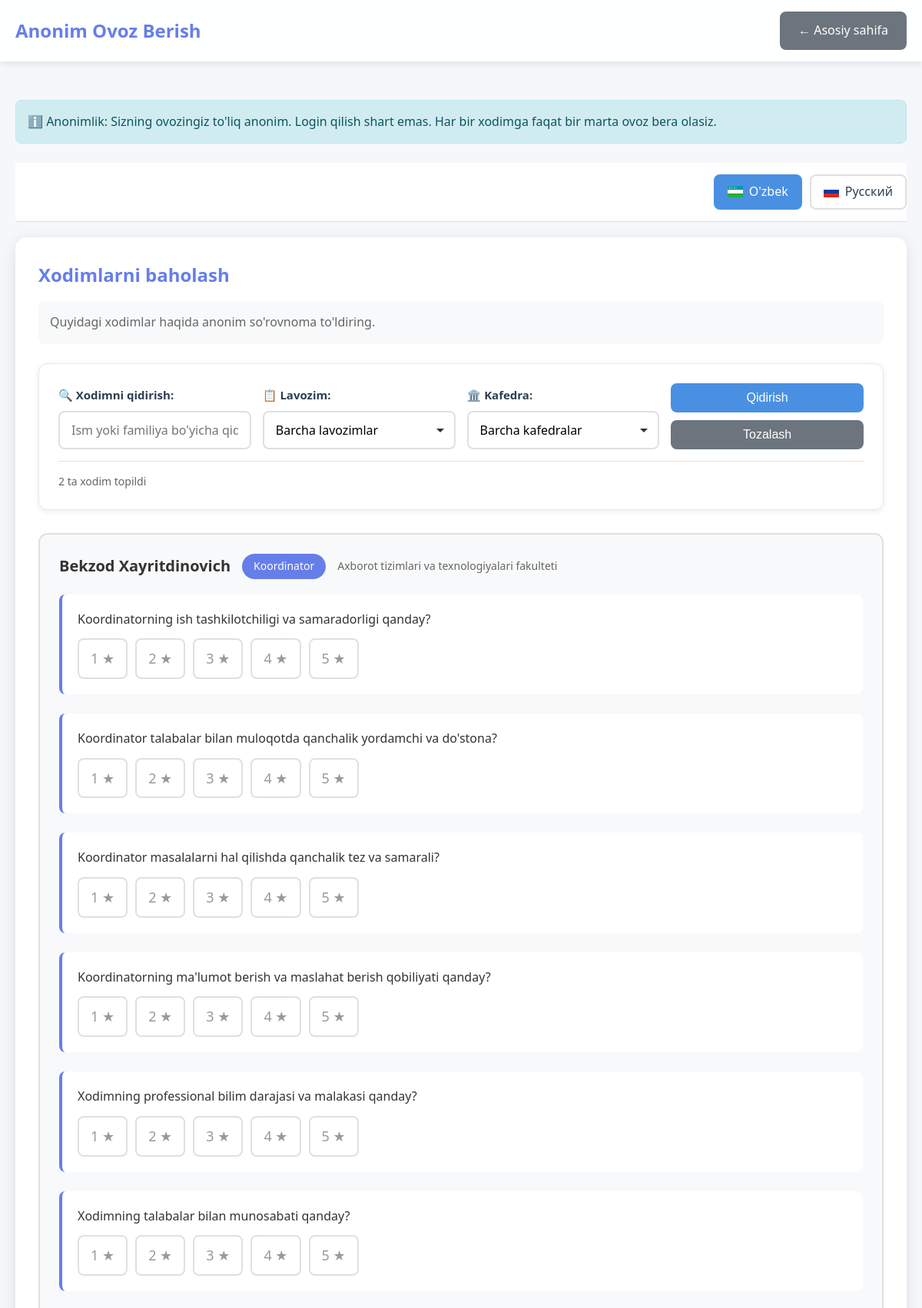
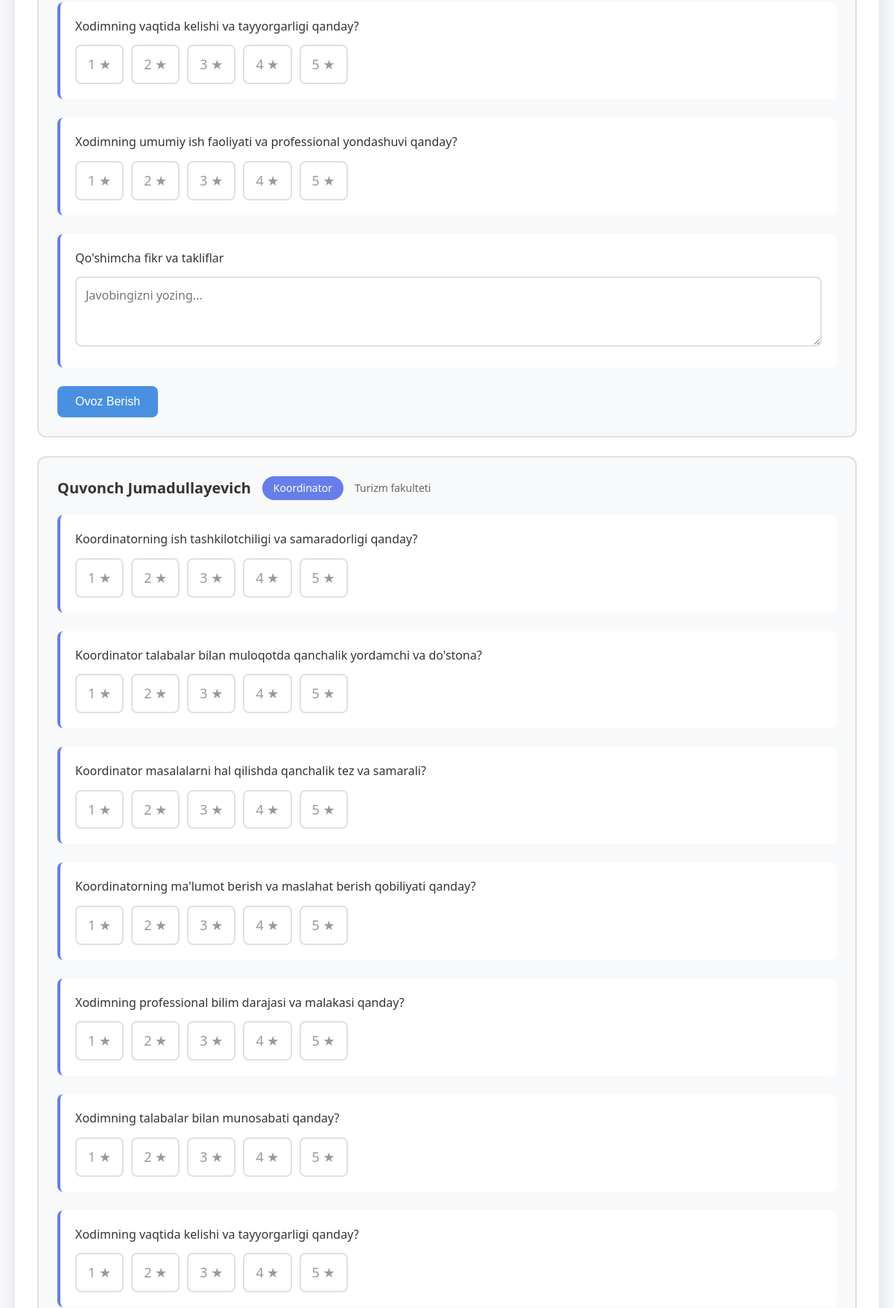
/anonymous.php (upper part), run on the app's committed database (2 pictures, top to bottom).
### tables this page shows
CREATE TABLE employees (
    id INT PRIMARY KEY AUTO_INCREMENT,
    full_name VARCHAR(100) NOT NULL,
    position ENUM('teacher', 'dean', 'coordinator') NOT NULL,
    department_uz VARCHAR(100) NULL COMMENT 'Kafedra nomi (Uzbek)',
    department_ru VARCHAR(100) NULL COMMENT 'Kafedra nomi (Russian)',
    created_at TIMESTAMP DEFAULT CURRENT_TIMESTAMP
);

CREATE TABLE questions (
    id INT PRIMARY KEY AUTO_INCREMENT,
    question_text TEXT NULL COMMENT 'Eski format (backup)',
    question_text_uz TEXT NOT NULL COMMENT 'Savol matni (Uzbek)',
    question_text_ru TEXT NULL COMMENT 'Savol matni (Russian)',
    question_type ENUM('rating', 'text') DEFAULT 'rating',
    position_type ENUM('teacher', 'dean', 'coordinator', 'all') DEFAULT 'all',
    created_at TIMESTAMP DEFAULT CURRENT_TIMESTAMP
);

### includes/functions.php (called while the page is built, shortened)
<?php
function getPositionName($position) {
    $positions = [
        'teacher' => 'O\'qituvchi',
        'dean' => 'Dekan',
        'coordinator' => 'Koordinator'
    ];
    return $positions[$position] ?? $position;
}
function getQuestionText($question, $lang = 'uz') {
    return $question['question_text_uz'] ?? $question['question_text'] ?? '';
}
function getUserLanguage() {
    return $_SESSION['language'] ?? 'uz';
}
function t($key, $lang = null) {
    if ($lang === null) {
        $lang = getUserLanguage();
    }
    $translationFile = __DIR__ . '/translations/' . $lang . '.php';
    if (file_exists($translationFile)) {
        $translations = require $translationFile;
        return $translations[$key] ?? $key;
    }
    return $key;
}
function getFlagSvg($lang) {
    $flagPath = __DIR__ . '/../assets/images/flags/' . $lang . '.svg';
    if (file_exists($flagPath)) {
        return file_get_contents($flagPath);
    }
    return '';
}
?>

### includes/translations/uz.php (called while the page is built)
<?php
return [
    'site_title' => 'Anonim So\'rovnoma Platformasi',
    'site_subtitle' => 'O\'qituvchilar, dekanlar va koordinatorlar haqida fikringizni bildiring',
    'anonymous_vote' => 'Anonim Ovoz Berish',
    'anonymous_vote_desc' => 'Xodimlar haqida anonim so\'rovnoma to\'ldiring. Login qilish shart emas.',
    'vote_button' => 'Ovoz Berish',
    'login' => 'Tizimga Kirish',
    'login_desc' => 'Talaba yoki admin hisobi bilan tizimga kiring va batafsil so\'rovnoma to\'ldiring.',
    'login_button' => 'Kirish',
    'how_it_works' => 'Qanday Ishlaydi?',
    'step1_title' => '1. Anonim Ovoz Berish',
    'step1_desc' => 'Login qilmasdan, to\'g\'ridan-to\'g\'ri xodimlarni baholash. Sizning shaxsingiz aniq qilinmaydi.',
    'step2_title' => '2. Tizimga Kirish',
    'step2_desc' => 'Talaba hisobi bilan kirib, batafsil so\'rovnoma to\'ldiring. Har bir xodimga bir marta javob bera olasiz.',
    'step3_title' => '3. Admin Panel',
    'step3_desc' => 'Adminlar natijalarni ko\'rish va boshqarish uchun alohida sahifadan kirishadi.',
    'home_page' => 'Asosiy sahifa',
    'rate_employees' => 'Xodimlarni baholash',
    'rate_employees_desc' => 'Quyidagi xodimlar haqida anonim so\'rovnoma to\'ldiring.',
    'search_employee' => 'Xodimni qidirish:',
    'search_placeholder' => 'Ism yoki familiya bo\'yicha qidiring...',
    'position' => 'Lavozim:',
    'all_positions' => 'Barcha lavozimlar',
    'teacher' => 'O\'qituvchi',
    'dean' => 'Dekan',
    'coordinator' => 'Koordinator',
    'department' => 'Kafedra:',
    'all_departments' => 'Barcha kafedralar',
    'clear' => 'Tozalash',
    'search' => 'Qidirish',
    'employees_found' => 'ta xodim topildi',
    'anonymity_info' => 'ℹ️ Anonimlik: Sizning ovozingiz to\'liq anonim. Login qilish shart emas. Har bir xodimga faqat bir marta ovoz bera olasiz.',
    'admin_login' => 'Adminmisiz?',
    'admin_panel' => 'Admin paneliga kirish',
    'language' => 'Til',
    'submit' => 'Topshirish',
    'vote_submit' => 'Ovoz Berish',
    'already_voted' => 'Siz bu xodimga allaqachon ovoz bergansiz!',
    'vote_success' => 'Ovozingiz muvaffaqiyatli qabul qilindi! Rahmat!',
    'no_employees' => 'Hozircha xodimlar ro\'yxati bo\'sh.',
    'no_results' => 'Hech qanday xodim topilmadi. Filtrlarni o\'zgartiring.',
];

### anonymous.php (the view, shortened to what this page needs)
<?php
require_once 'config/database.php';
require_once 'includes/functions.php';
$conn = getDBConnection();
$employees_query = "SELECT id, full_name, position, department_uz, department_ru FROM employees ORDER BY position, full_name";
$employees_result = $conn->query($employees_query);
$employees = $employees_result->fetchAll();
$current_lang = getUserLanguage();
$questions_query = "SELECT id, question_text, question_text_uz, question_text_ru, question_type, position_type FROM questions ORDER BY position_type, id";
$questions_result = $conn->query($questions_query);
$questions = $questions_result->fetchAll();
$session_key = 'anonymous_votes';
?>
<!DOCTYPE html>
<html lang="uz">
<head>
    <link rel="stylesheet" href="assets/css/style.css">
</head>
<body>
    <div class="header">
        <div class="container">
            <h1><?php echo t('anonymous_vote'); ?></h1>
            <div class="user-info">
                <a href="index.php" class="btn btn-secondary">← <?php echo t('home_page'); ?></a>
            </div>
        </div>
    </div>
    <div class="container">
        <div class="anonymous-info">
            <div class="alert alert-info">
                <?php echo t('anonymity_info'); ?>
            </div>
        </div>
        <div class="language-selector-top">
            <div class="lang-switcher">
                <a href="?lang=uz" class="lang-option <?php echo $current_lang === 'uz' ? 'active' : ''; ?>">
                    <span class="flag-icon"><?php echo getFlagSvg('uz'); ?></span>
                    <span>O'zbek</span>
                </a>
                <a href="?lang=ru" class="lang-option <?php echo $current_lang === 'ru' ? 'active' : ''; ?>">
                    <span class="flag-icon"><?php echo getFlagSvg('ru'); ?></span>
                    <span>Русский</span>
                </a>
            </div>
        </div>
        <div class="survey-section">
            <h2><?php echo t('rate_employees'); ?></h2>
            <p class="info-text"><?php echo t('rate_employees_desc'); ?></p>
            <div class="filter-panel">
                <div class="filter-row">
                    <div class="filter-group">
                        <label for="search-input">🔍 <?php echo t('search_employee'); ?></label>
                        <input type="text" id="search-input" class="form-control" placeholder="<?php echo t('search_placeholder'); ?>">
                    </div>
                    <div class="filter-group">
                        <label for="position-filter">📋 <?php echo t('position'); ?></label>
                        <select id="position-filter" class="form-control">
                            <option value=""><?php echo t('all_positions'); ?></option>
                        </select>
                    </div>
                    <div class="filter-group">
                        <label for="department-filter">🏛️ <?php echo t('department'); ?></label>
                        <select id="department-filter" class="form-control">
                            <option value=""><?php echo t('all_departments'); ?></option>
                        </select>
                    </div>
                    <div class="filter-group filter-buttons">
                        <button type="button" id="search-btn" class="btn btn-primary"><?php echo t('search'); ?></button>
                        <button type="button" id="clear-filters" class="btn btn-secondary"><?php echo t('clear'); ?></button>
                    </div>
                </div>
                <div class="filter-results">
                    <span id="results-count"><?php echo count($employees); ?> <?php echo t('employees_found'); ?></span>
                </div>
            </div>
            <?php if (count($employees) > 0): ?>
                <?php foreach ($employees as $employee): ?>
                    <?php
                    $is_voted = in_array($employee['id'], $_SESSION[$session_key] ?? []);
                    ?>
                    <div class="employee-card <?php echo $is_voted ? 'submitted' : ''; ?>"
                         data-name="<?php echo htmlspecialchars(strtolower($employee['full_name'])); ?>"
                         data-position="<?php echo htmlspecialchars($employee['position']); ?>"
                         data-department="<?php echo htmlspecialchars($employee['department_uz'] ?? ''); ?>">
                        <div class="employee-header">
                            <h3><?php echo htmlspecialchars($employee['full_name']); ?></h3>
                            <span class="position-badge"><?php echo getPositionName($employee['position']); ?></span>
                            <?php if ($employee['department_uz']): ?>
                                <span class="department"><?php echo htmlspecialchars($employee['department_uz']); ?></span>
                            <?php endif; ?>
                        </div>
                        <?php if (!$is_voted): ?>
                            <form method="POST" class="survey-form">
                                <?php foreach ($questions as $question): ?>
                                    <?php
                                    if ($question['position_type'] !== 'all' && $question['position_type'] !== $employee['position']) {
                                        continue;
                                    }
                                    ?>
                                    <div class="question-group">
                                        <label class="question-label">
                                            <?php echo htmlspecialchars(getQuestionText($question, $current_lang)); ?>
                                        </label>
                                        <?php if ($question['question_type'] === 'rating'): ?>
                                            <div class="rating-group">
                                                <?php for ($i = 1; $i <= 5; $i++): ?>
                                                    <label class="rating-option">
                                                        <span class="star"><?php echo $i; ?> ★</span>
                                                    </label>
                                                <?php endfor; ?>
                                            </div>
                                        <?php else: ?>
                                            <textarea name="question_<?php echo $question['id']; ?>" rows="3" class="form-control" placeholder="Javobingizni yozing..."></textarea>
                                        <?php endif; ?>
                                    </div>
                                <?php endforeach; ?>
                                <button type="submit" class="btn btn-primary"><?php echo t('vote_submit'); ?></button>
                            </form>
                        <?php endif; ?>
                    </div>
                <?php endforeach; ?>
            <?php else: ?>
                <div class="alert alert-info"><?php echo t('no_employees'); ?></div>
            <?php endif; ?>
        </div>
    </div>
</body>
</html>

### assets/css/style.css (style rules this page uses)
* { margin: 0; padding: 0; box-sizing: border-box; }
body { font-family: "Segoe UI", Tahoma, Geneva, Verdana, sans-serif; background: #f5f7fa; min-height: 100vh; color: #2c3e50; line-height: 1.6; }
.container { max-width: 1200px; margin: 0 auto; padding: 20px; }
.header { background: rgba(255, 255, 255, 0.95); box-shadow: 0 2px 10px rgba(0, 0, 0, 0.1); margin-bottom: 30px; }
.header .container { display: flex; justify-content: space-between; align-items: center; padding: 15px 20px; }
.header h1 { color: #667eea; font-size: 24px; }
.user-info { display: flex; gap: 10px; align-items: center; }
.form-control { width: 100%; padding: 12px; border: 2px solid #e0e0e0; border-radius: 8px; font-size: 16px; font-family: inherit; }
.btn { padding: 12px 24px; border: none; border-radius: 8px; font-size: 16px; cursor: pointer; text-decoration: none; display: inline-block; transition: all 0.3s; font-weight: 500; }
.btn-primary { background: #4a90e2; color: white; border: none; }
.btn-secondary { background: #6c757d; color: white; }
.alert { padding: 15px; border-radius: 8px; margin-bottom: 20px; }
.alert-info { background: #d1ecf1; color: #0c5460; border: 1px solid #bee5eb; }
.survey-section { background: white; border-radius: 15px; padding: 30px; box-shadow: 0 5px 20px rgba(0, 0, 0, 0.1); }
.survey-section h2 { color: #667eea; margin-bottom: 15px; }
.info-text { color: #666; margin-bottom: 25px; padding: 15px; background: #f8f9fa; border-radius: 8px; }
.employee-card { background: #f8f9fa; border-radius: 12px; padding: 25px; margin-bottom: 25px; border: 2px solid #e0e0e0; transition: all 0.3s; }
.employee-header { display: flex; align-items: center; gap: 15px; margin-bottom: 20px; flex-wrap: wrap; }
.employee-header h3 { color: #333; font-size: 20px; }
.position-badge { background: #667eea; color: white; padding: 5px 15px; border-radius: 20px; font-size: 14px; font-weight: 500; }
.department { color: #666; font-size: 14px; }
.question-group { margin-bottom: 25px; padding: 20px; background: white; border-radius: 8px; border-left: 4px solid #667eea; }
.question-label { display: block; font-weight: 500; color: #333; margin-bottom: 12px; font-size: 16px; }
.rating-group { display: flex; gap: 10px; flex-wrap: wrap; }
.rating-option { cursor: pointer; padding: 10px 15px; border: 2px solid #e0e0e0; border-radius: 8px; transition: all 0.3s; background: white; }
.star { font-size: 18px; color: #999; }
.anonymous-info { margin-bottom: 25px; }
.filter-panel { background: white; border-radius: 12px; padding: 25px; margin-bottom: 30px; box-shadow: 0 2px 8px rgba(0, 0, 0, 0.08); border: 1px solid #e8e8e8; }
.filter-row { display: flex; gap: 15px; flex-wrap: wrap; align-items: flex-end; margin-bottom: 15px; }
.filter-group { flex: 1; min-width: 200px; }
.filter-group label { display: block; margin-bottom: 10px; color: #2c3e50; font-weight: 600; font-size: 15px; line-height: 1.4; }
.filter-group input[type="text"] { width: 100%; padding: 12px 15px; border: 2px solid #e0e0e0; border-radius: 8px; font-size: 16px; transition: border-color 0.3s; background: white; }
.filter-group select { width: 100%; padding: 12px 15px; padding-right: 35px; border: 2px solid #e0e0e0; border-radius: 8px; font-size: 16px; transition: border-color 0.3s; background: white; -webkit-appearance: none; -moz-appearance: none; appearance: none; background-repeat: no-repeat; background-position: right 12px center; background-size: 12px; cursor: pointer; }
.filter-group button { padding: 10px 15px; }
.filter-buttons { display: flex; gap: 10px; flex-direction: column; }
.filter-buttons button { width: 100%; }
.filter-results { padding-top: 15px; border-top: 1px solid #e0e0e0; color: #666; font-size: 14px; font-weight: 500; }
.language-selector-top { background: white; padding: 15px 0; border-bottom: 1px solid #e0e0e0; margin-bottom: 20px; }
.lang-switcher { display: flex; gap: 10px; justify-content: flex-end; align-items: center; }
.lang-option { display: flex; align-items: center; gap: 8px; padding: 8px 16px; border-radius: 8px; text-decoration: none; color: #2c3e50; border: 2px solid #e0e0e0; transition: all 0.3s; background: white; }
.lang-option.active { background: #4a90e2; color: white; border-color: #4a90e2; }
.flag-icon { display: inline-flex; width: 20px; height: 15px; align-items: center; justify-content: center; }
.flag-icon svg { width: 100%; height: 100%; object-fit: cover; }

### data on the page
employees: full_name "Bekzod Xayritdinovich", position "Koordinator", department_uz "Axborot tizimlari va texnologiyalari fakulteti"
questions: question_text_uz "Koordinatorning ish tashkilotchiligi va samaradorligi qanday?", question_type "rating" (drawn)
questions: question_text_uz "Koordinator talabalar bilan muloqotda qanchalik yordamchi va do'stona?", question_type "rating" (drawn)
questions: question_text_uz "Koordinator masalalarni hal qilishda qanchalik tez va samarali?", question_type "rating" (drawn)
questions: question_text_uz "Koordinatorning ma'lumot berish va maslahat berish qobiliyati qanday?", question_type "rating" (drawn)
questions: question_text_uz "Xodimning professional bilim darajasi va malakasi qanday?", question_type "rating" (drawn)
questions: question_text_uz "Xodimning talabalar bilan munosabati qanday?", question_type "rating" (drawn)
questions: question_text_uz "Xodimning vaqtida kelishi va tayyorgarligi qanday?", question_type "rating" (drawn)
questions: question_text_uz "Xodimning umumiy ish faoliyati va professional yondashuvi qanday?", question_type "rating" (drawn)
questions: question_text_uz "Qo'shimcha fikr va takliflar", id "Javobingizni yozing..."
employees: full_name "Quvonch Jumadullayevich", position "Koordinator", department_uz "Turizm fakulteti"

### other printed values
t('anonymous_vote') "Anonim Ovoz Berish"
t('home_page') "Asosiy sahifa"
t('anonymity_info') "ℹ️ Anonimlik: Sizning ovozingiz to'liq anonim. Login qilish shart emas. Har bir xodimga faqat bir marta ovoz bera olasiz."
t('rate_employees') "Xodimlarni baholash"
t('rate_employees_desc') "Quyidagi xodimlar haqida anonim so'rovnoma to'ldiring."
t('search_employee') "Xodimni qidirish:"
t('position') "Lavozim:"
t('department') "Kafedra:"
t('search') "Qidirish"
t('clear') "Tozalash"
count($employees) "2"
t('employees_found') "ta xodim topildi"
form field value "Barcha lavozimlar"
form field value "Barcha kafedralar"
